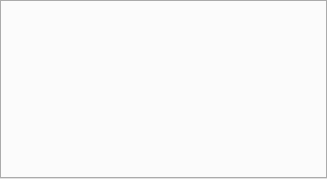
<?xml version="1.0" encoding="UTF-8"?>
<ui version="4.0">
 <class>QQTTabWidget</class>
 <widget class="QTabWidget" name="QQTTabWidget">
  <property name="geometry">
   <rect>
    <x>0</x>
    <y>0</y>
    <width>327</width>
    <height>179</height>
   </rect>
  </property>
  <property name="windowTitle">
   <string>TabWidget</string>
  </property>
  <property name="currentIndex">
   <number>-1</number>
  </property>
 </widget>
 <resources/>
 <connections/>
</ui>
